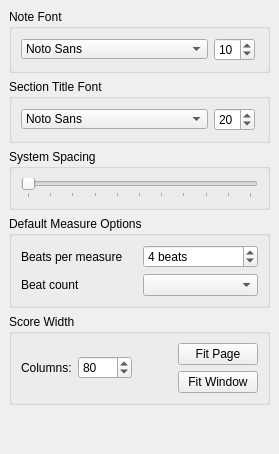
  <widget class="QDockWidget" name="diplayOptionsDock">
   <property name="sizePolicy">
    <sizepolicy hsizetype="MinimumExpanding" vsizetype="Preferred">
     <horstretch>0</horstretch>
     <verstretch>0</verstretch>
    </sizepolicy>
   </property>
   <property name="toolTip">
    <string>Display Options</string>
   </property>
   <property name="statusTip">
    <string>Options affecting how the Score is displayed</string>
   </property>
   <property name="features">
    <set>QDockWidget::AllDockWidgetFeatures</set>
   </property>
   <property name="allowedAreas">
    <set>Qt::LeftDockWidgetArea|Qt::RightDockWidgetArea</set>
   </property>
   <property name="windowTitle">
    <string>Display Options</string>
   </property>
   <attribute name="dockWidgetArea">
    <number>1</number>
   </attribute>
   <widget class="QWidget" name="dockWidgetContents_2">
    <layout class="QVBoxLayout" name="verticalLayout">
     <item>
      <widget class="QGroupBox" name="groupBox_4">
       <property name="title">
        <string>Note Font</string>
       </property>
       <layout class="QHBoxLayout" name="horizontalLayout_3">
        <item>
         <widget class="QFontComboBox" name="fontComboBox">
          <property name="enabled">
           <bool>true</bool>
          </property>
          <property name="sizePolicy">
           <sizepolicy hsizetype="MinimumExpanding" vsizetype="Fixed">
            <horstretch>0</horstretch>
            <verstretch>0</verstretch>
           </sizepolicy>
          </property>
          <property name="minimumSize">
           <size>
            <width>60</width>
            <height>20</height>
           </size>
          </property>
          <property name="maximumSize">
           <size>
            <width>187</width>
            <height>20</height>
           </size>
          </property>
          <property name="statusTip">
           <string>The font used to display notes in the Score</string>
          </property>
          <property name="editable">
           <bool>false</bool>
          </property>
          <property name="maxVisibleItems">
           <number>20</number>
          </property>
          <property name="fontFilters">
           <set>QFontComboBox::ScalableFonts</set>
          </property>
          <property name="currentFont">
           <font>
            <family>BatangChe</family>
            <pointsize>10</pointsize>
           </font>
          </property>
         </widget>
        </item>
        <item>
         <widget class="QSpinBox" name="noteSizeSpinBox">
          <property name="statusTip">
           <string>Size of notes.</string>
          </property>
          <property name="minimum">
           <number>6</number>
          </property>
          <property name="maximum">
           <number>30</number>
          </property>
          <property name="value">
           <number>10</number>
          </property>
         </widget>
        </item>
        <item>
         <spacer name="horizontalSpacer_3">
          <property name="orientation">
           <enum>Qt::Horizontal</enum>
          </property>
          <property name="sizeHint" stdset="0">
           <size>
            <width>0</width>
            <height>20</height>
           </size>
          </property>
         </spacer>
        </item>
       </layout>
      </widget>
     </item>
     <item>
      <widget class="QGroupBox" name="groupBox_5">
       <property name="title">
        <string>Section Title Font</string>
       </property>
       <layout class="QHBoxLayout" name="horizontalLayout_5">
        <item>
         <widget class="QFontComboBox" name="sectionFontCombo">
          <property name="enabled">
           <bool>true</bool>
          </property>
          <property name="sizePolicy">
           <sizepolicy hsizetype="MinimumExpanding" vsizetype="Fixed">
            <horstretch>0</horstretch>
            <verstretch>0</verstretch>
           </sizepolicy>
          </property>
          <property name="minimumSize">
           <size>
            <width>60</width>
            <height>20</height>
           </size>
          </property>
          <property name="maximumSize">
           <size>
            <width>187</width>
            <height>20</height>
           </size>
          </property>
          <property name="statusTip">
           <string>The font used to display section titles in the Score</string>
          </property>
          <property name="editable">
           <bool>false</bool>
          </property>
          <property name="maxVisibleItems">
           <number>20</number>
          </property>
          <property name="fontFilters">
           <set>QFontComboBox::ScalableFonts</set>
          </property>
          <property name="currentFont">
           <font>
            <family>BatangChe</family>
            <pointsize>10</pointsize>
           </font>
          </property>
         </widget>
        </item>
        <item>
         <widget class="QSpinBox" name="sectionFontSizeSpinbox">
          <property name="statusTip">
           <string>Size of section titles.</string>
          </property>
          <property name="minimum">
           <number>8</number>
          </property>
          <property name="maximum">
           <number>48</number>
          </property>
          <property name="value">
           <number>20</number>
          </property>
         </widget>
        </item>
        <item>
         <spacer name="horizontalSpacer_4">
          <property name="orientation">
           <enum>Qt::Horizontal</enum>
          </property>
          <property name="sizeHint" stdset="0">
           <size>
            <width>0</width>
            <height>20</height>
           </size>
          </property>
         </spacer>
        </item>
       </layout>
      </widget>
     </item>
     <item>
      <widget class="QGroupBox" name="groupBox_3">
       <property name="title">
        <string>System Spacing</string>
       </property>
       <layout class="QHBoxLayout" name="horizontalLayout_2">
        <item>
         <widget class="QSlider" name="lineSpaceSlider">
          <property name="sizePolicy">
           <sizepolicy hsizetype="Minimum" vsizetype="Fixed">
            <horstretch>0</horstretch>
            <verstretch>0</verstretch>
           </sizepolicy>
          </property>
          <property name="toolTip">
           <string>Inter-system distance</string>
          </property>
          <property name="statusTip">
           <string>The distance between each system in the Score</string>
          </property>
          <property name="maximum">
           <number>100</number>
          </property>
          <property name="tracking">
           <bool>false</bool>
          </property>
          <property name="orientation">
           <enum>Qt::Horizontal</enum>
          </property>
          <property name="tickPosition">
           <enum>QSlider::TicksBelow</enum>
          </property>
         </widget>
        </item>
       </layout>
      </widget>
     </item>
     <item>
      <widget class="QGroupBox" name="groupBox">
       <property name="title">
        <string>Default Measure Options</string>
       </property>
       <layout class="QGridLayout" name="gridLayout_4">
        <item row="0" column="0">
         <widget class="QLabel" name="label_4">
          <property name="text">
           <string>Beats per measure</string>
          </property>
          <property name="alignment">
           <set>Qt::AlignLeading|Qt::AlignLeft|Qt::AlignVCenter</set>
          </property>
         </widget>
        </item>
        <item row="0" column="1">
         <widget class="QSpinBox" name="beatsSpinBox">
          <property name="toolTip">
           <string>Default Measure Width</string>
          </property>
          <property name="statusTip">
           <string>The number of ticks in default measures added to the Score</string>
          </property>
          <property name="suffix">
           <string> beats</string>
          </property>
          <property name="minimum">
           <number>1</number>
          </property>
          <property name="maximum">
           <number>256</number>
          </property>
          <property name="value">
           <number>4</number>
          </property>
         </widget>
        </item>
        <item row="1" column="0">
         <widget class="QLabel" name="label_5">
          <property name="text">
           <string>Beat count</string>
          </property>
         </widget>
        </item>
        <item row="1" column="1">
         <widget class="QComboBox" name="beatCountComboBox">
          <property name="maxCount">
           <number>20</number>
          </property>
         </widget>
        </item>
       </layout>
       <zorder>label_4</zorder>
       <zorder>label_4</zorder>
       <zorder>beatsSpinBox</zorder>
       <zorder>label_5</zorder>
       <zorder>beatCountComboBox</zorder>
      </widget>
     </item>
     <item>
      <widget class="QGroupBox" name="groupBox_2">
       <property name="title">
        <string>Score Width</string>
       </property>
       <layout class="QHBoxLayout" name="horizontalLayout">
        <item>
         <widget class="QLabel" name="label_3">
          <property name="text">
           <string>Columns:</string>
          </property>
          <property name="buddy">
           <cstring>widthSpinBox</cstring>
          </property>
         </widget>
        </item>
        <item>
         <widget class="QSpinBox" name="widthSpinBox">
          <property name="toolTip">
           <string>Score width</string>
          </property>
          <property name="statusTip">
           <string>The number of columns to display the Score on</string>
          </property>
          <property name="minimum">
           <number>10</number>
          </property>
          <property name="maximum">
           <number>1000</number>
          </property>
          <property name="value">
           <number>80</number>
          </property>
         </widget>
        </item>
        <item>
         <spacer name="horizontalSpacer_5">
          <property name="orientation">
           <enum>Qt::Horizontal</enum>
          </property>
          <property name="sizeHint" stdset="0">
           <size>
            <width>40</width>
            <height>20</height>
           </size>
          </property>
         </spacer>
        </item>
        <item>
         <layout class="QVBoxLayout" name="verticalLayout_3">
          <item>
           <widget class="QPushButton" name="fitPageButton">
            <property name="toolTip">
             <string>Fit Score to Page</string>
            </property>
            <property name="statusTip">
             <string>Attempt to make the score as wide as possible within a standard page</string>
            </property>
            <property name="text">
             <string>Fit Page</string>
            </property>
            <property name="icon">
             <iconset resource="DrumBurp.qrc">
              <normaloff>:/Icons/Icons/fit-page</normaloff>:/Icons/Icons/fit-page</iconset>
            </property>
           </widget>
          </item>
          <item>
           <widget class="QPushButton" name="fitWindowButton">
            <property name="sizePolicy">
             <sizepolicy hsizetype="Fixed" vsizetype="Fixed">
              <horstretch>0</horstretch>
              <verstretch>0</verstretch>
             </sizepolicy>
            </property>
            <property name="toolTip">
             <string>Fit Score In Window</string>
            </property>
            <property name="statusTip">
             <string>Attempt to make the score as wide as possible within the current window.</string>
            </property>
            <property name="text">
             <string>Fit Window</string>
            </property>
            <property name="icon">
             <iconset resource="DrumBurp.qrc">
              <normaloff>:/Icons/Icons/video-display.png</normaloff>:/Icons/Icons/video-display.png</iconset>
            </property>
           </widget>
          </item>
         </layout>
        </item>
        <item>
         <spacer name="horizontalSpacer_2">
          <property name="orientation">
           <enum>Qt::Horizontal</enum>
          </property>
          <property name="sizeHint" stdset="0">
           <size>
            <width>0</width>
            <height>20</height>
           </size>
          </property>
         </spacer>
        </item>
       </layout>
      </widget>
     </item>
     <item>
      <spacer name="verticalSpacer_2">
       <property name="orientation">
        <enum>Qt::Vertical</enum>
       </property>
       <property name="sizeHint" stdset="0">
        <size>
         <width>20</width>
         <height>40</height>
        </size>
       </property>
      </spacer>
     </item>
    </layout>
   </widget>
  </widget>
